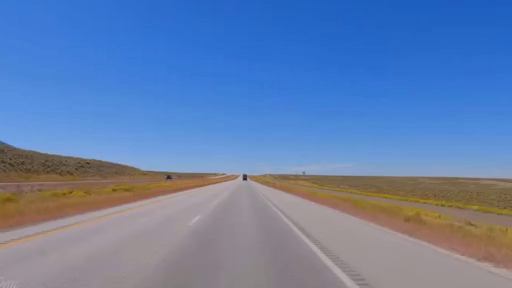
//> input picture frame 91 of samples/video.mp4, 512 x 288 px
$ ./main   (built with g++ and OpenCV 4)
//> lines starting //> are read from the running program, lines starting //| are printed output that depends on the picture; after the words box and inside, x2 and y2 are one past the last pixel; in counts of white or black regions, pixels touching at a corner belong together
#include <iostream>
#include <opencv2/core/core.hpp>
#include <opencv2/highgui/highgui.hpp>
#include <opencv2/imgproc/imgproc.hpp>

int main() {
    // Set the sample video as the input source
    cv::VideoCapture capture("./video.mp4");

    // Check if the video capture is successful
    if (!capture.isOpened()) {
        std::cout << "Error opening video capture." << std::endl;
        return 1;
    }

    // Create the arrays of points of the warped object
    cv::Point2f tl(200, 205);
    cv::Point2f tr(278, 205);
    cv::Point2f br(378, 284);
    cv::Point2f bl(90, 284);

    std::vector<cv::Point2f> corners = {tl, tr, br, bl};

    // Calculate the size of the output image
    float x1 = cv::norm(br - bl);
    float x2 = cv::norm(tr - tl);

    float y1 = cv::norm(tr - br);
    float y2 = cv::norm(tl - bl);

    int w = static_cast<int>(std::max(x1, x2));
    int h = static_cast<int>(std::max(y1, y2));

    std::vector<cv::Point2f> dst = {
        cv::Point2f(0, 0),
        cv::Point2f(w - 1, 0),
        cv::Point2f(w - 1, h - 1),
        cv::Point2f(0, h - 1)
    };

    // Calculate the transformation matrix
    cv::Mat M = cv::getPerspectiveTransform(corners, dst);

    // Create windows to view the video
    cv::namedWindow("Original", cv::WINDOW_NORMAL);
    cv::namedWindow("Perspective Corrected", cv::WINDOW_NORMAL);

    for (int i = 0; i < 250; ++i) {
        cv::Mat frame;
        capture >> frame;
//> frame is the input picture: 288 rows x 512 cols, CV_8UC3; mean B, G, R 172, 127.8, 101

        if (frame.empty()) {
            break;
        }

        // Annotate circles on each corner of the frame
        cv::Mat annotated_frame = frame.clone();
        cv::circle(annotated_frame, tl, 5, cv::Scalar(24, 167, 254), 2, -1);
//> annotated_frame: 288 rows x 512 cols, CV_8UC3; 0.06% of pixels changed, all inside (x1, y1, x2, y2) = (194, 199, 207, 212)
        cv::circle(annotated_frame, tr, 5, cv::Scalar(24, 167, 254), 2, -1);
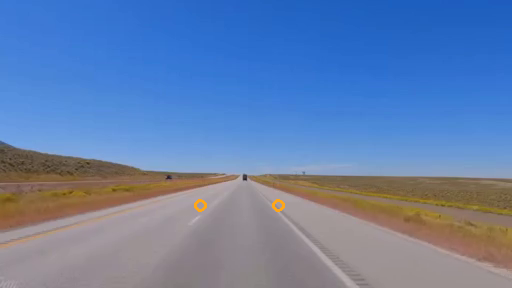
//> annotated_frame: 288 rows x 512 cols, CV_8UC3; mean B, G, R 171.8, 127.9, 101.1
        cv::circle(annotated_frame, br, 5, cv::Scalar(24, 167, 254), 2, -1);
//> annotated_frame: 288 rows x 512 cols, CV_8UC3; 70 pixels changed, all inside (x1, y1, x2, y2) = (372, 278, 385, 288)
        cv::circle(annotated_frame, bl, 5, cv::Scalar(24, 167, 254), 2, -1);
//> annotated_frame: 288 rows x 512 cols, CV_8UC3; mean B, G, R 171.7, 127.9, 101.2

        // Apply the perspective correction
        cv::Mat warp;
        cv::warpPerspective(frame, warp, M, cv::Size(w, h));
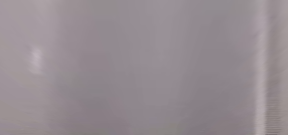
//> warp: 135 rows x 288 cols, CV_8UC3; mean B, G, R 145.6, 140.4, 149.5

        // Show the original and corrected video
        cv::imshow("Original", annotated_frame);
        cv::imshow("Perspective Corrected", warp);
        cv::waitKey(30);
    }
//> pass 2 of the loop `for (int i = 0; i < 250; ++i)`:
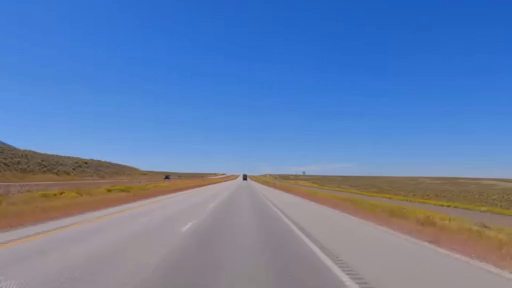
//> input picture frame 92 of samples/video.mp4, 512 x 288 px
//> frame is the input picture: 288 rows x 512 cols, CV_8UC3; mean B, G, R 172, 127.8, 101
//> `cv::circle(annotated_frame, tr, 5, cv::Scalar(24, 167, 254), 2, -1);`:
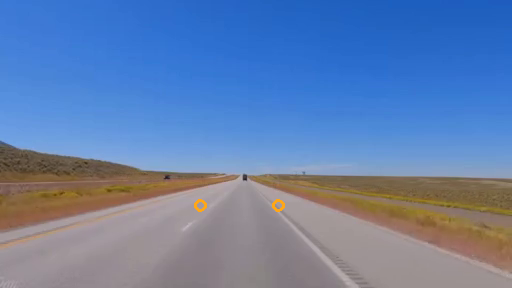
//> annotated_frame: 288 rows x 512 cols, CV_8UC3; mean B, G, R 171.9, 127.9, 101.1
//> `cv::warpPerspective(frame, warp, M, cv::Size(w, h));`:
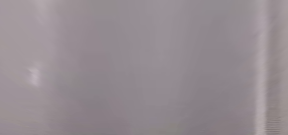
//> warp: 135 rows x 288 cols, CV_8UC3; mean B, G, R 145.6, 140.4, 149.5
//> pass 3 of the loop `for (int i = 0; i < 250; ++i)`:
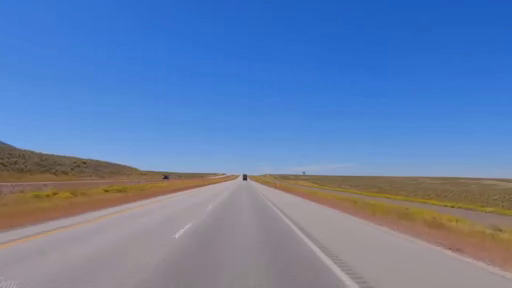
//> input picture frame 93 of samples/video.mp4, 512 x 288 px
//> frame is the input picture: 288 rows x 512 cols, CV_8UC3; mean B, G, R 172.1, 127.9, 101
//> `cv::circle(annotated_frame, tr, 5, cv::Scalar(24, 167, 254), 2, -1);`:
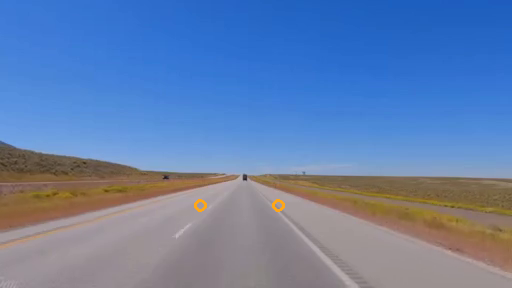
//> annotated_frame: 288 rows x 512 cols, CV_8UC3; mean B, G, R 171.9, 127.9, 101.1
//> `cv::warpPerspective(frame, warp, M, cv::Size(w, h));`:
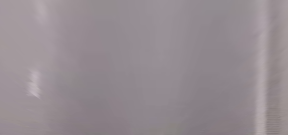
//> warp: 135 rows x 288 cols, CV_8UC3; 15.27% of pixels changed, all inside (x1, y1, x2, y2) = (0, 0, 288, 135)

    // Close all windows and release handles
    capture.release();
    cv::destroyAllWindows();

    return 0;
}

$ run again, starting later in the video
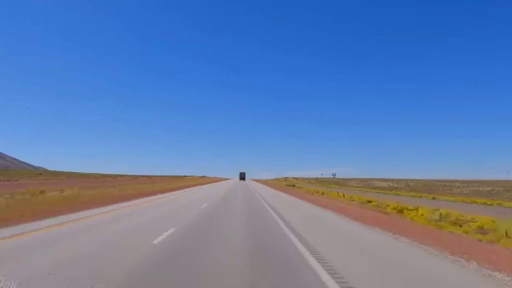
//> input picture frame 410 of samples/video.mp4, 512 x 288 px
//> frame is the input picture: 288 rows x 512 cols, CV_8UC3; mean B, G, R 172.5, 126.4, 98.5
//> `cv::circle(annotated_frame, tr, 5, cv::Scalar(24, 167, 254), 2, -1);`:
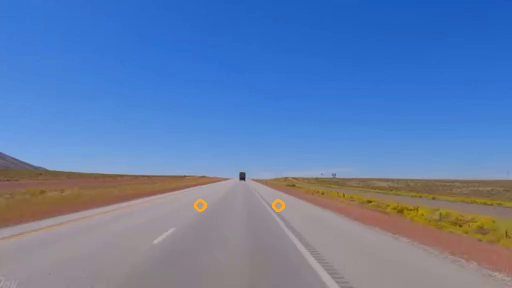
//> annotated_frame: 288 rows x 512 cols, CV_8UC3; mean B, G, R 172.4, 126.4, 98.6
//> `cv::warpPerspective(frame, warp, M, cv::Size(w, h));`:
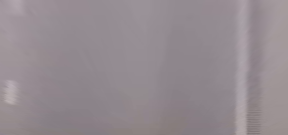
//> warp: 135 rows x 288 cols, CV_8UC3; mean B, G, R 144.6, 139.3, 148.4

$ run again, starting later in the video
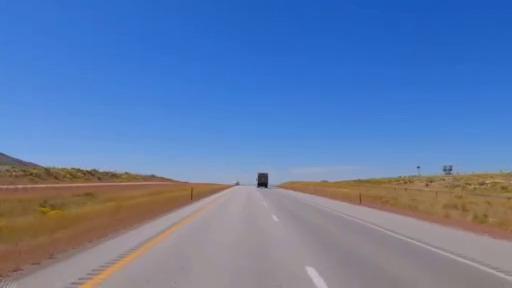
//> input picture frame 730 of samples/video.mp4, 512 x 288 px
//> frame is the input picture: 288 rows x 512 cols, CV_8UC3; mean B, G, R 169.5, 124.6, 98.5
//> `cv::circle(annotated_frame, tr, 5, cv::Scalar(24, 167, 254), 2, -1);`:
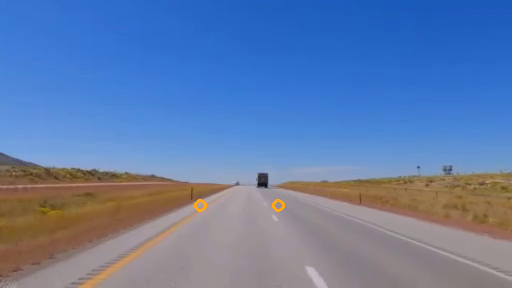
//> annotated_frame: 288 rows x 512 cols, CV_8UC3; mean B, G, R 169.3, 124.6, 98.6
//> `cv::warpPerspective(frame, warp, M, cv::Size(w, h));`:
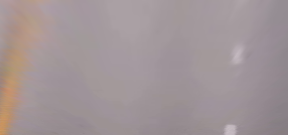
//> warp: 135 rows x 288 cols, CV_8UC3; mean B, G, R 151.4, 149, 161.2
